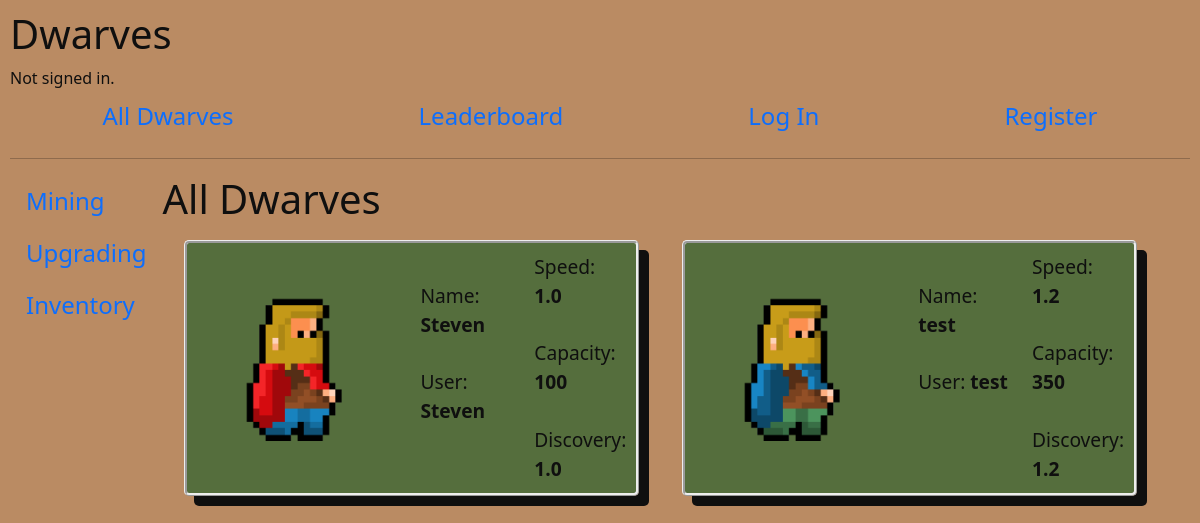
Before: / with the older database file.
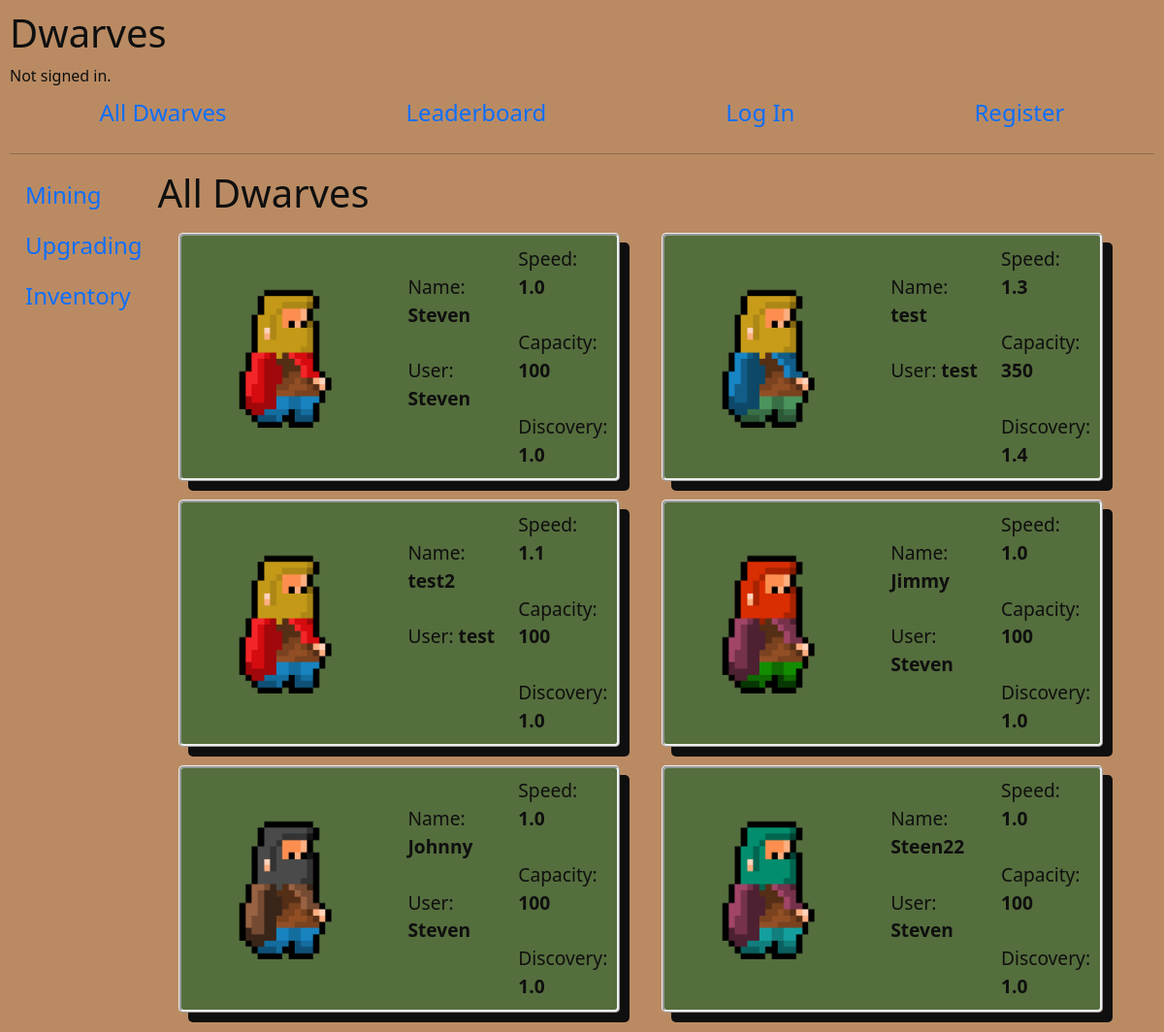
After: the same page with the newer database file.
### dwarves/models.py (models this page shows, shortened)
class Dwarf(models.Model):
    name = models.CharField(max_length=64)
    user = ForeignKey(User, related_name="user_dwarfs", on_delete=CASCADE)
    portrait = models.CharField(max_length=64,default="portrait1.png")
    speed = FloatField(default=1)
    capacity = models.IntegerField(default=100)
    discovery = FloatField(default=1)

class User(AbstractUser):
    gold_obtained = models.IntegerField(default=0)

### dwarves/views.py (the view)
# urls.py: path("", views.all_dwarves, name="all_dwarves"),
def all_dwarves(request):
    dwarves_list = Dwarf.objects.all()
    return render(request, "dwarves/all_dwarves.html",{
        "page_title" : "All Dwarves",
        "dwarves" : dwarves_list,
    })

### dwarves/templates/dwarves/all_dwarves.html
{% extends "dwarves/layout.html" %}
{% load static %}
{% block body %}
<h1>{{ page_title }}</h1>
    <div class="row">
    {% for dwarf in dwarves %}
    <div class="col-md-6">
        <div style="margin:2%; padding:2%; border-style:ridge; border-radius:5px;
                    box-shadow: 10px 10px; background-color:rgba(9, 88, 33, 0.568)">
            <div class="row">
                <div class="col">
                <img class="main-portrait" src="{% static '/dwarves/media/'|add:dwarf.portrait %}" alt="portrait{{ dwarf.portrait }}">
                </div>
                <div class="col" style="font-size: larger;">
                    <br> Name: <strong>{{ dwarf.name }}</strong> <br> <br>
                    User: <strong>{{ dwarf.user }}</strong>
                </div>
                <div class="col" style="font-size: larger;">
                    Speed: <strong>{{dwarf.speed}}</strong> <br>
                    <br> Capacity: <strong>{{dwarf.capacity}}</strong> <br>
                    <br> Discovery: <strong>{{dwarf.discovery}}</strong>
                </div>
            </div>
        </div>
    </div>
    {% endfor %}
</div>
{% endblock %}

Changed rows visible on the page:
changed Dwarf (number 2 of 6 on the later page): speed "1.2" → "1.3"; discovery "1.2" → "1.4"
added Dwarf: portrait (picture), name "test2", user "test", speed "1.1", capacity "100", discovery "1.0"
added Dwarf: portrait (picture), name "Jimmy", user "Steven", speed "1.0", capacity "100", discovery "1.0"
added Dwarf: portrait (picture), name "Johnny", user "Steven", speed "1.0", capacity "100", discovery "1.0"
added Dwarf: portrait (picture), name "Steen22", user "Steven", speed "1.0", capacity "100", discovery "1.0"
